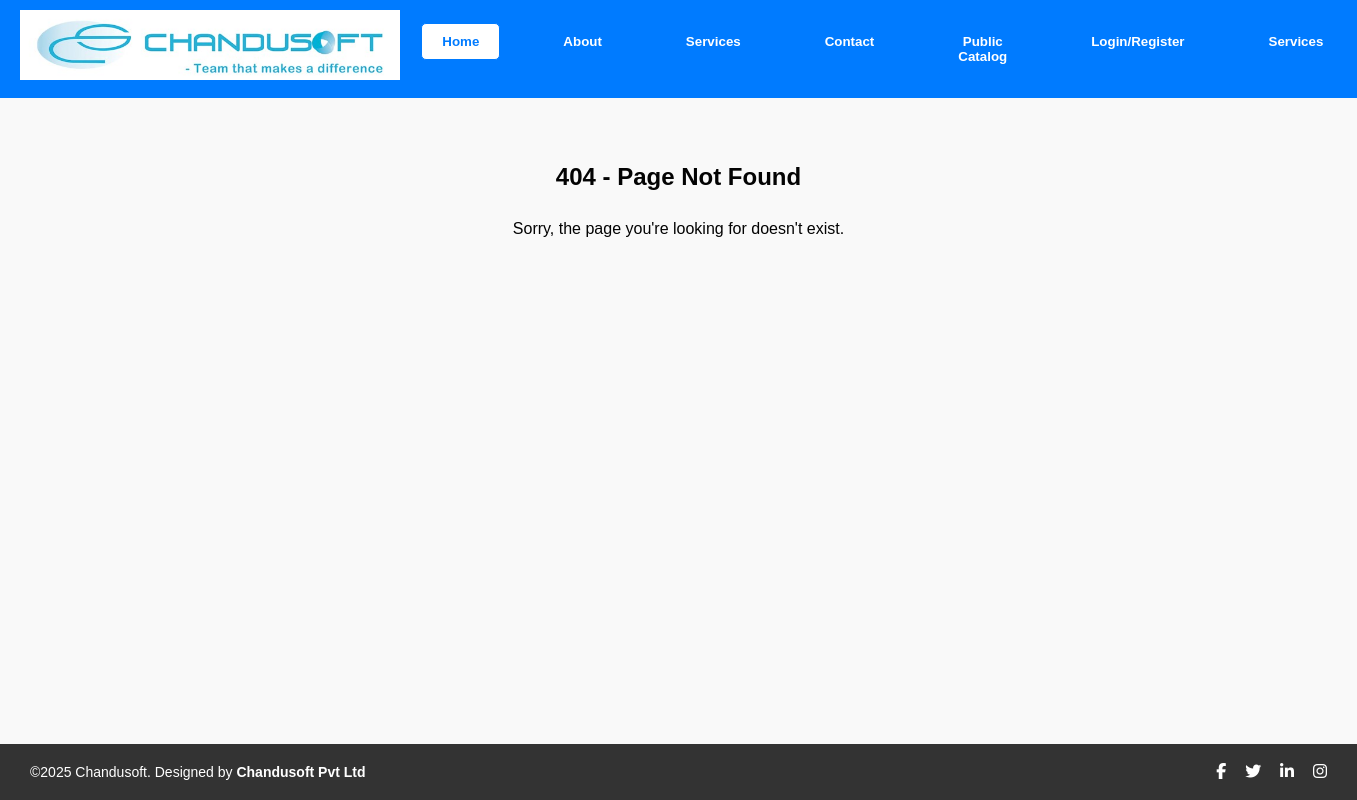
Before: /about with the older database file.
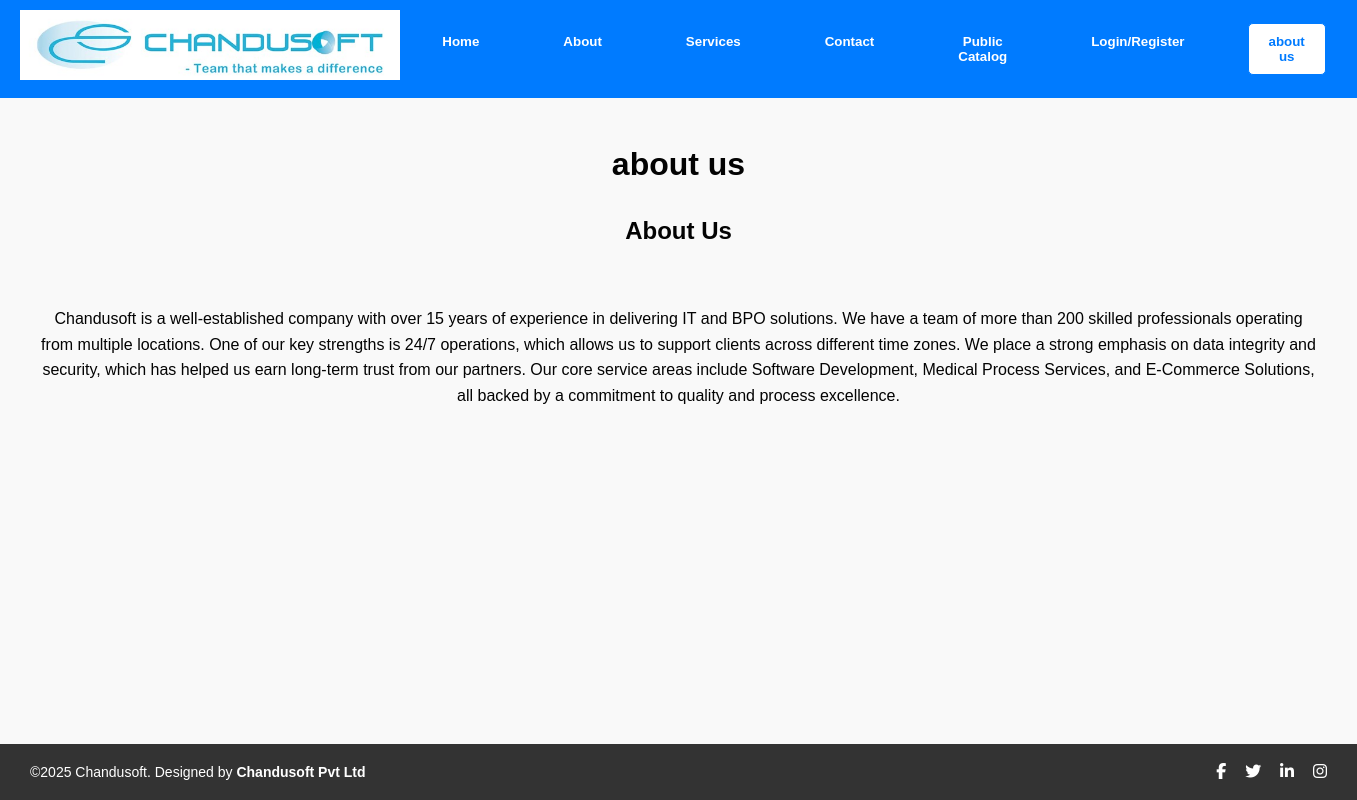
After: the same page with the newer database file.
### tables this page shows
CREATE TABLE `pages` (
  `id` int NOT NULL AUTO_INCREMENT,
  `title` varchar(255) DEFAULT NULL,
  `slug` varchar(255) DEFAULT NULL,
  `status` enum('published','draft','archived') DEFAULT NULL,
  `updated_at` datetime DEFAULT NULL,
  `content_html` text,
  `meta_json` json DEFAULT NULL,
  PRIMARY KEY (`id`)
);

### config.php (called while the page is built)
<?php
$host = 'localhost';
$db   = 'chandusoft';
$user = 'root';
$pass = '';
try {
    $pdo = new PDO("mysql:host=$host;dbname=$db;charset=utf8mb4", $user, $pass);
    $pdo->setAttribute(PDO::ATTR_ERRMODE, PDO::ERRMODE_EXCEPTION);
    $stmt = $pdo->query("SELECT * FROM site_settings LIMIT 1");
    $settings = $stmt->fetch(PDO::FETCH_ASSOC);
} catch (PDOException $e) {
    die("Database error: " . $e->getMessage());
}

### views/layout.php (the view)
<div class="container">
    <h1><?= htmlspecialchars($page['title']) ?></h1>
    <div class="page-content">
        <?= $page['content_html'] ?>
    </div>
</div>

### header.php
<?php
require 'config.php';
$current_page = basename($_SERVER['PHP_SELF']);
$current_slug = trim(parse_url($_SERVER['REQUEST_URI'], PHP_URL_PATH), '/');
$stmt = $pdo->query("SELECT title, slug FROM pages WHERE LOWER(status) = 'published' ORDER BY updated_at DESC");
$publishedPages = $stmt->fetchAll(PDO::FETCH_ASSOC);
$is_dynamic_page = false;
if (!empty($publishedPages)) {
    foreach ($publishedPages as $page) {
        if ($current_slug === $page['slug']) {
            $is_dynamic_page = true;
            break;
        }
    }
}
?>
<header>
    <div class="logo">
        <a href="index.php">
            <?php if (!empty($settings['site_logo']) && file_exists('uploads/' . $settings['site_logo'])): ?>
                <img src="uploads/<?= htmlspecialchars($settings['site_logo']) ?>" alt="<?= htmlspecialchars($settings['site_name']) ?> Logo" height="70">
            <?php else: ?>
                <h1><?= htmlspecialchars($settings['site_name']) ?></h1>
            <?php endif; ?>
        </a>
    </div>
    <nav>
        <a href="index.php" class="<?= (!$is_dynamic_page && $current_page == 'index.php') ? 'active' : '' ?>"><button><b>Home</b></button></a>
        <a href="about.php" class="<?= (!$is_dynamic_page && $current_page == 'about.php') ? 'active' : '' ?>"><button><b>About</b></button></a>
        <a href="services.php" class="<?= (!$is_dynamic_page && $current_page == 'services.php') ? 'active' : '' ?>"><button><b>Services</b></button></a>
        <a href="contact.php" class="<?= (!$is_dynamic_page && $current_page == 'contact.php') ? 'active' : '' ?>"><button><b>Contact</b></button></a>
        <a href="public/catalog.php" class="<?= (!$is_dynamic_page && $current_page == 'public/catalog.php') ? 'active' : '' ?>"><button><b>Public Catalog</b></button></a>
        <a href="register.php" class="<?= (!$is_dynamic_page && $current_page == 'register.php') ? 'active' : '' ?>"><button><b>Login/Register</b></button></a>
        <?php if (!empty($publishedPages)): ?>
            <?php foreach ($publishedPages as $page): ?>
                <a href="/<?= htmlspecialchars($page['slug']) ?>"
                   class="<?= ($current_slug === $page['slug']) ? 'active' : '' ?>">
                    <button><b><?= htmlspecialchars($page['title']) ?></b></button>
                </a>
            <?php endforeach; ?>
        <?php endif; ?>
    </nav>
</header>

### views/404.php
<main>
    <section class="error-404">
        <h2>404 - Page Not Found</h2>
        <p>Sorry, the page you're looking for doesn't exist.</p>
    </section>
</main>

Changed rows visible on the page:
added pages: title "about us", content_html "About Us Chandusoft is a well-established company with over 15 years of experience in delivering IT and BPO solutions. We have a team of more than 200 skilled professionals operating from multiple locations. One of our key strengths is 24/7 operations , which allows us to support clients across different time zones. We place a strong emphasis on data integrity and security , which has helped us earn long-term trust from our partners. Our core service areas include Software Development , Medical Process Services , and E-Commerce Solutions , all backed by a commitment to quality and process excellence."
Other visible differences:
new list line: "about us"
list line gone: "Services"
text no longer shown: "404 - Page Not Found Sorry, the page you're looking for doesn't exist."
